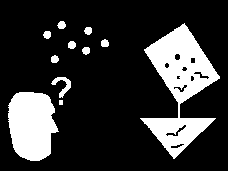
#> input picture Autonoma/Tarea 2/parte 1/images/bw.png, 228 x 171 px
$ python 5-morfologicas.py
#> lines starting #> are read from the running program, lines starting #| are printed output that depends on the picture; after the words box and inside, x2 and y2 are one past the last pixel; in counts of white or black regions, pixels touching at a corner belong together
# -*- coding: utf-8 -*-
# Adaptado de:
# https://docs.opencv.org/3.0-beta/doc/py_tutorials/py_imgproc/py_morphological_ops/py_morphological_ops.html

from __future__ import print_function
import numpy as np
import cv2
import matplotlib.pyplot as plt

# Leer la imagen como escala de grises
I = cv2.imread('images/bw.png', 0)
#> I: shape (171, 228); 20.1% white; 11 white regions, largest, box (x1, y1, x2, y2) and area: (140, 23, 220, 159) 4563, (8, 92, 59, 161) 2712, (51, 77, 71, 98) 160

# Elemento estructurante
kernel = cv2.getStructuringElement(cv2.MORPH_RECT, (5,5))
# También se puede definir un elemento estructurante como un array
kernel2 = np.ones((5,5), np.uint8)

# Operaciones Morfológicas
Ierosion    = cv2.erode(I, kernel, iterations=1)
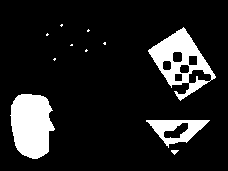
#> Ierosion: shape (171, 228); 12.9% white; 11 white regions (7 under 20 px), largest, box (x1, y1, x2, y2) and area: (10, 94, 55, 159) 2230, (148, 27, 216, 101) 1941, (146, 120, 210, 148) 804, (171, 150, 179, 155) 24
Idilatacion = cv2.dilate(I, kernel, iterations=1)
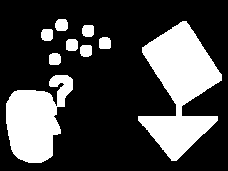
#> Idilatacion: shape (171, 228); 27.1% white; 9 white regions, largest, box (x1, y1, x2, y2) and area: (138, 21, 222, 161) 5964, (6, 75, 73, 163) 3673, (55, 19, 68, 31) 138
Iapertura   = cv2.morphologyEx(I, cv2.MORPH_OPEN, kernel)
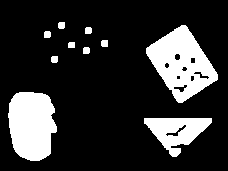
#> Iapertura: shape (171, 228); 19.1% white; 10 white regions, largest, box (x1, y1, x2, y2) and area: (146, 25, 218, 103) 3015, (8, 92, 57, 161) 2702, (144, 118, 212, 157) 1424
Icierre     = cv2.morphologyEx(I, cv2.MORPH_CLOSE, kernel)
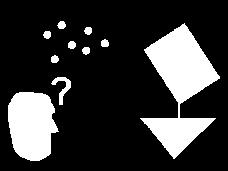
#> Icierre: shape (171, 228); 20.7% white; 10 white regions, largest, box (x1, y1, x2, y2) and area: (140, 23, 220, 159) 4804, (8, 92, 59, 161) 2720, (51, 77, 71, 105) 193

# Mostrar la imagen original
plt.imshow(I, cmap='gray'); plt.axis('off'); plt.title("Imagen original")
plt.show()
# Mostrar las imágenes resultantes
plt.figure(figsize=(10,10))
plt.subplot(2,2,1); plt.imshow(Ierosion, cmap='gray'); plt.axis('off');
plt.title("Imagen erosionada")
plt.subplot(2,2,2); plt.imshow(Idilatacion, cmap='gray'); plt.axis('off');
plt.title("Imagen dilatada")
plt.subplot(2,2,3); plt.imshow(Iapertura, cmap='gray'); plt.axis('off');
plt.title("Imagen con apertura")
plt.subplot(2,2,4); plt.imshow(Icierre, cmap='gray'); plt.axis('off');
plt.title("Imagen con cierre")
plt.show()


# Otros elementos estructurantes
k2 = cv2.getStructuringElement(cv2.MORPH_RECT, (5,5))     # Rectangular
k3 = cv2.getStructuringElement(cv2.MORPH_ELLIPSE, (5,5))  # Elíptico
k4 = cv2.getStructuringElement(cv2.MORPH_CROSS, (5,5))    # Forma de cruz


# Algunas otras operaciones morfológicas
otro = False
if (otro):
    # Diferencia entre la dilatación y la erosión (gradiente)
    gradient = cv2.morphologyEx(I, cv2.MORPH_GRADIENT, kernel)
    # Diferencia entre una imagen y su apertura (tophat)
    tophat = cv2.morphologyEx(I, cv2.MORPH_TOPHAT, kernel)
    # Diferencia entre el el cierre y la imagen de entrada (blackhat)
    blackhat = cv2.morphologyEx(I, cv2.MORPH_BLACKHAT, kernel)
    # Mostrar con OpenCV
    print("\nIMPORTANTE: Presionar una tecla para cerrar las imágenes")
    cv2.imshow('gradiente', gradient)
    cv2.imshow('tophat', tophat)
    cv2.imshow('blackhat', blackhat)
    cv2.waitKey(0)
    cv2.destroyAllWindows()
